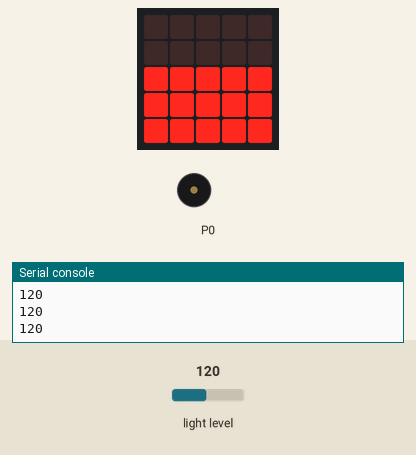
This program was run on a simulated BBC micro:bit (MakeCode). Parts: the board's 5×5 LED display, buzzer (waves = sounding), the last lines printed to the serial console. Inputs (shaded band) come from the test bench; at power-on: light level 120.

Above: at 5.4 s.
5.5 s: light level set to 5
At 6.7 s:
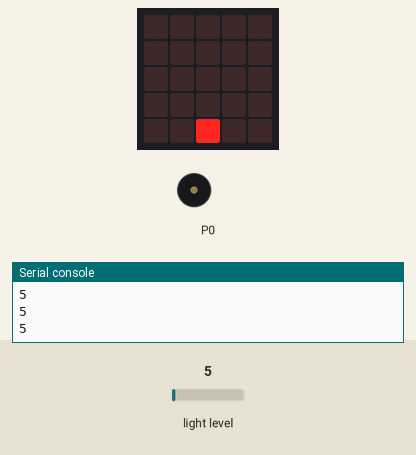
7.0 s: light level set to 64
At 8.1 s:
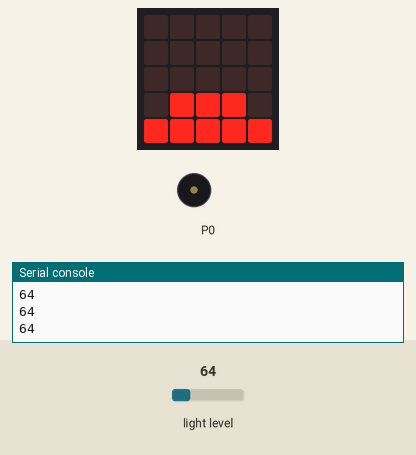
8.5 s: light level set to 191
At 9.3 s:
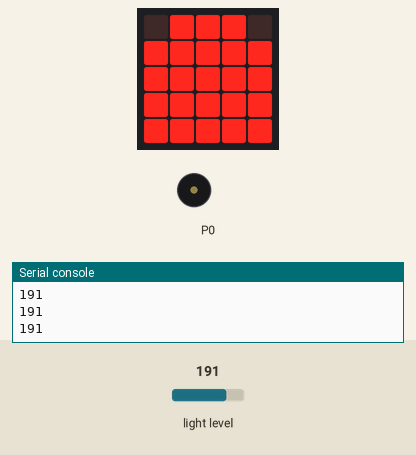
10.0 s: light level set to 232
At 10.5 s:
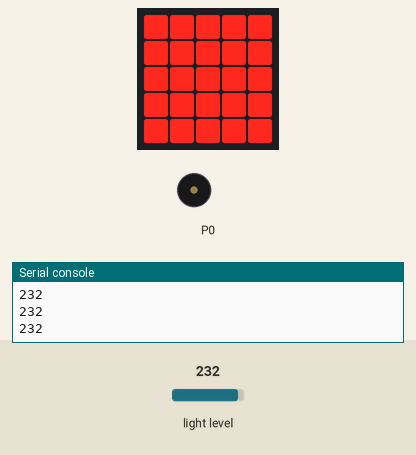
11.5 s: light level set to 239
At 25.5 s:
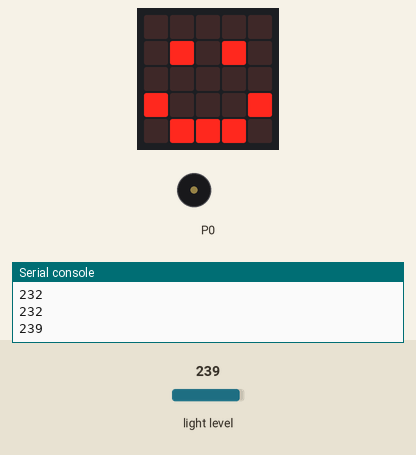
Timing chart, 0 to 40.7 s (numbered marks = the images above; inputs shaded):
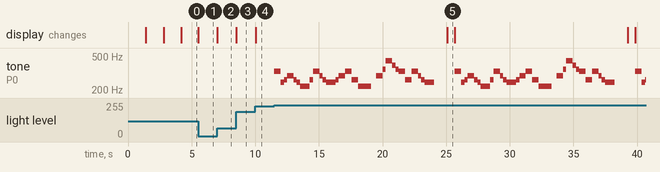

Measured:
- the behaviour switches between 234 and 235 on light level (found by bisection; images 4 and 5)
- after the input at 5.5 s, the display: changes at once (image 1)
- after the input at 7.0 s, the display: changes at once (image 2)
- after the input at 8.5 s, the display: changes at once (image 3)
- after the input at 10.0 s, the display: changes at once (image 4)
- after the input at 11.5 s, tone on P0: plays 330 Hz for 0.51 s, 247 Hz for 0.26 s, 262 Hz for 0.26 s, 294 Hz for 0.51 s, 262 Hz for 0.26 s, 247 Hz for 0.26 s … (59 notes in this stretch), starting at once; the display: changes after 13.6 s (image 5)
- what the display in image 5 shows lasts 0.6 s, from 25.1 s to 25.7 s

The program:

main.ts
```typescript
basic.showLeds(`
    # # # . .
    # # . . .
    # . . . .
    . . . . .
    . . . . .
    `)
basic.pause(1000)
basic.showLeds(`
    # # # # #
    # # # # #
    # # # # .
    # # # . .
    # # . . .
    `)
basic.pause(1000)
basic.showLeds(`
    # # # # #
    # # # # #
    # # # # #
    # # # # #
    # # # # #
    `)
basic.pause(1000)
basic.forever(function () {
    led.plotBarGraph(
    input.lightLevel(),
    235
    )
    if (input.lightLevel() > 234) {
        music.setVolume(113)
        music.playTone(330, music.beat(BeatFraction.Whole))
        music.playTone(247, music.beat(BeatFraction.Half))
        music.playTone(262, music.beat(BeatFraction.Half))
        music.playTone(294, music.beat(BeatFraction.Whole))
        music.playTone(262, music.beat(BeatFraction.Half))
        music.playTone(247, music.beat(BeatFraction.Half))
        music.playTone(220, music.beat(BeatFraction.Whole))
        music.playTone(220, music.beat(BeatFraction.Half))
        music.playTone(262, music.beat(BeatFraction.Half))
        music.playTone(330, music.beat(BeatFraction.Whole))
        music.playTone(294, music.beat(BeatFraction.Half))
        music.playTone(262, music.beat(BeatFraction.Half))
        music.playTone(247, music.beat(BeatFraction.Whole))
        music.playTone(247, music.beat(BeatFraction.Half))
        music.playTone(262, music.beat(BeatFraction.Half))
        music.playTone(294, music.beat(BeatFraction.Whole))
        music.playTone(330, music.beat(BeatFraction.Whole))
        music.playTone(262, music.beat(BeatFraction.Whole))
        music.playTone(220, music.beat(BeatFraction.Whole))
        music.playTone(220, music.beat(BeatFraction.Whole))
        basic.pause(400)
        music.playTone(294, music.beat(BeatFraction.Whole))
        music.playTone(349, music.beat(BeatFraction.Half))
        music.playTone(440, music.beat(BeatFraction.Half))
        music.playTone(440, music.beat(BeatFraction.Half))
        music.playTone(392, music.beat(BeatFraction.Half))
        music.playTone(349, music.beat(BeatFraction.Half))
        music.playTone(330, music.beat(BeatFraction.Whole))
        music.playTone(262, music.beat(BeatFraction.Whole))
        music.playTone(330, music.beat(BeatFraction.Whole))
        music.playTone(294, music.beat(BeatFraction.Half))
        music.playTone(262, music.beat(BeatFraction.Half))
        music.playTone(247, music.beat(BeatFraction.Whole))
        music.playTone(247, music.beat(BeatFraction.Half))
        basic.pause(1000)
        basic.showIcon(IconNames.Happy)
    }
})
```

test.ts
```typescript
// les tests vont ici ; cela ne sera pas compilé si ce paquet est utilisé en tant qu'extension.
```
